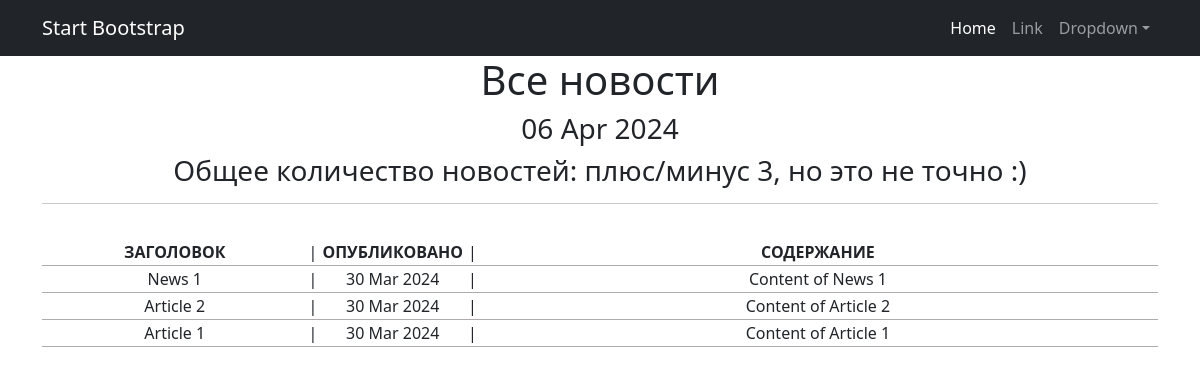
The page /news/ on the database as committed earlier.
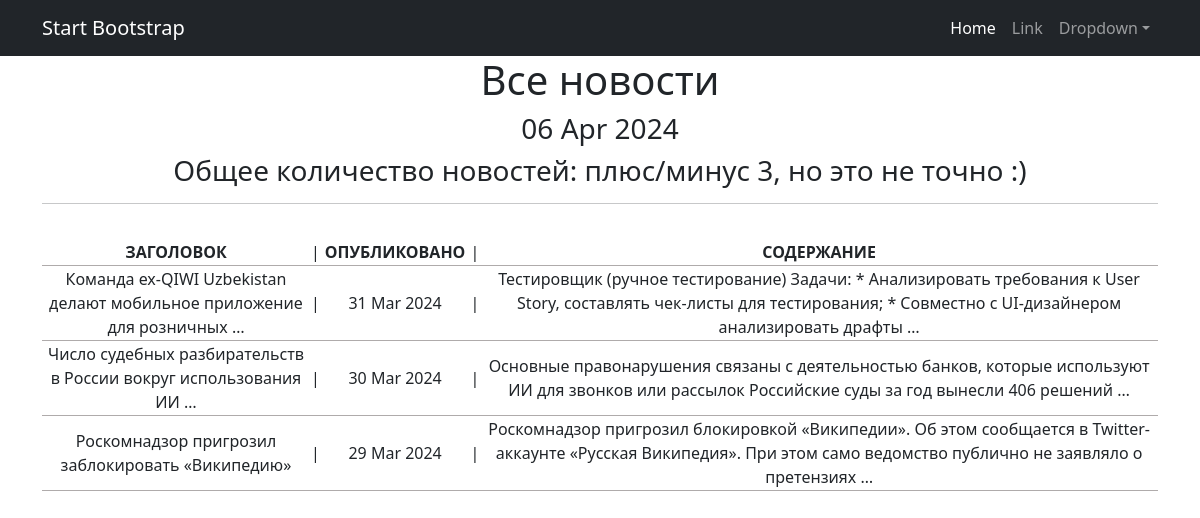
The same page on the database as committed later.
### news/models.py (models this page shows, shortened)
class Post(models.Model):
    post_author = models.ForeignKey(Author, on_delete=models.CASCADE)
    post_type = models.CharField(max_length=1, choices=POST_TYPE_CHOICES)
    created_at = models.DateTimeField(auto_now_add=True)
    categories = models.ManyToManyField(Category, through='PostCategory')
    title = models.CharField(max_length=256)
    content = models.TextField()
    post_rating = models.IntegerField(default=0)

### news/views.py (the view)
# urls.py: path('', PostsList.as_view()),
class PostsList(ListView):
    model = Post
    ordering = '-created_at'
    template_name = 'news.html'
    context_object_name = 'news'
    def get_context_data(self, **kwargs):
        context = super().get_context_data(**kwargs)
        context['time_now'] = datetime.utcnow()
        return context

### template/news.html (shortened to what this page needs)
{% extends 'flatpages/default.html' %}
{% block content %}
   <h1>Все новости</h1>
   <h3>{{ time_now|date:'d M Y' }}</h3>
    <h3> Общее количество новостей:  плюс/минус {{ news|length }}, но это не точно :)</h3>
   <hr>
   {% if news %}
       <table width="100%" style ="margin-top: 35px">
           <tr>
               <th width="300">ЗАГОЛОВОК</th>
               <td> | </td>
               <th width="150">ОПУБЛИКОВАНО</th>
               <td> | </td>
               <th width="800">СОДЕРЖАНИЕ</th>
           </tr>
           {% for i in news %}
           <tr class = "table-group-divider">
               <td>{{ i.title|truncatewords:8 }}</td>
               <td> | </td>
               <td>{{ i.created_at|date:"d M Y" }}</td>
               <td> | </td>
               <td>{{ i.content|truncatewords:20 }}</td>
           </tr>
           {% endfor %}
       </table>
   {% else %}
       <h2>Новости еще зреют!</h2>
   {% endif %}
{% endblock content %}

### template/flatpages/default.html (shortened to what this page needs)
<!DOCTYPE html>
<html lang="en">
    <head>
        {% load static %}
        <link href="{% static 'css/styles.css' %}" rel="stylesheet" />
    </head>
    <body>
        <nav class="navbar navbar-expand-lg navbar-dark bg-dark">
            <div class="container">
                <a class="navbar-brand" href="#">Start Bootstrap</a>
                <div class="collapse navbar-collapse" id="navbarSupportedContent">
                    <ul class="navbar-nav ms-auto mb-2 mb-lg-0">
                        <li class="nav-item"><a class="nav-link active" aria-current="page" href="#">Home</a></li>
                        <li class="nav-item"><a class="nav-link" href="#">Link</a></li>
                        <li class="nav-item dropdown">
                            <a class="nav-link dropdown-toggle" id="navbarDropdown" href="#" role="button" data-bs-toggle="dropdown" aria-expanded="false">Dropdown</a>
                        </li>
                    </ul>
                </div>
            </div>
        </nav>
        <div class="container">
            <div class="row">
                <div class="col-lg-12 text-center">
           {% block content %}{% endblock content %}
                </div>
            </div>
        </div>
    </body>
</html>

Rows that differ between the two databases and show on the page:
removed Post: title "News 1", created_at "30 Mar 2024", content "Content of News 1"
removed Post: title "Article 1", created_at "30 Mar 2024", content "Content of Article 1"
added Post: title "Команда ex-QIWI Uzbekistan делают мобильное приложение для розничных …", created_at "31 Mar 2024", content "Тестировщик (ручное тестирование) Задачи: * Анализировать требования к User Story, составлять чек-листы для тестирования; * Совместно с UI-дизайнером анализировать драфты …"
changed Post: title "Article 2" → "Число судебных разбирательств в России вокруг использования ИИ …"; content "Content of Article 2" → "Основные правонарушения связаны с деятельностью банков, которые используют ИИ для звонков или рассылок Российские суды за год вынесли 406 решений …"
added Post: title "Роскомнадзор пригрозил заблокировать «Википедию»", created_at "29 Mar 2024", content "Роскомнадзор пригрозил блокировкой «Википедии». Об этом сообщается в Twitter-аккаунте «Русская Википедия». При этом само ведомство публично не заявляло о претензиях …"
